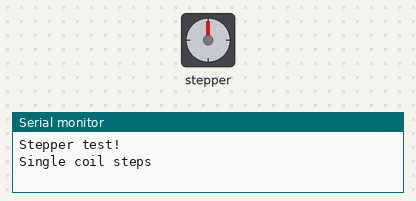
A sketch run on a simulated Arduino Uno, built with avr-gcc and run on an emulated ATmega328P. Parts: stepper motor, the last lines printed to the serial monitor. Stepper angles assume 200 steps per turn.

Above: at 0.05 s.
At 0.55 s:
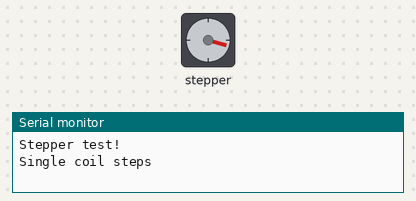
At 0.8 s:
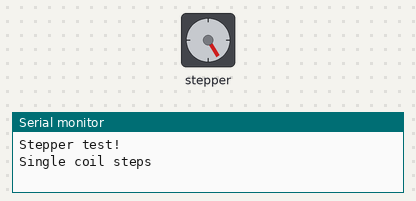
At 1.05 s:
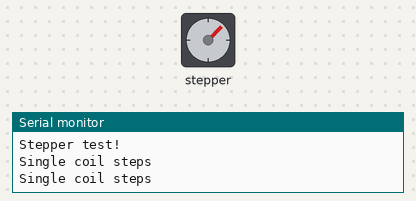
Timing chart, 0 to 3.0 s (numbered marks = the images above):
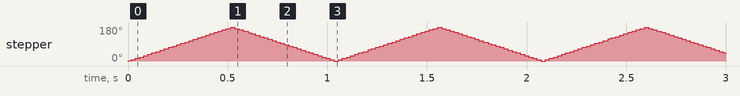

Measured:
- by itself, stepper: turns 180° clockwise in 0.51 s, then 180° counter-clockwise in 0.50 s, repeating every 1.1 s

The sketch:

sketch_feb29a.ino
```cpp
#include <AFMotor.h>

// Number of steps per output rotation
// Change this as per your motor's specification
const int stepsPerRevolution = 200;

// connect motor to port #2 (M3 and M4)
AF_Stepper motor(stepsPerRevolution, 2);

void setup() {
  Serial.begin(9600);
  Serial.println("Stepper test!");

  motor.setSpeed(60);  // 10 rpm
}

void loop() {
  Serial.println("Single coil steps");
  motor.step(100, FORWARD, SINGLE);
  motor.step(100, BACKWARD, SINGLE);

  // Serial.println("Double coil steps");
  // motor.step(100, FORWARD, DOUBLE);
  // motor.step(100, BACKWARD, DOUBLE);

  // Serial.println("Interleave coil steps");
  // motor.step(100, FORWARD, INTERLEAVE);
  // motor.step(100, BACKWARD, INTERLEAVE);

}
```
